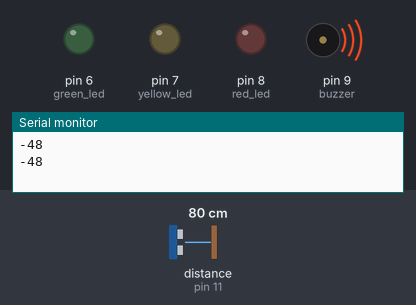
Recording of a sketch running on a simulated Arduino Uno, built with avr-gcc and run on an emulated ATmega328P. On the bench: output pins drawn as LEDs (lit = HIGH), buzzer (waves = sounding, pin HIGH), the last lines printed to the serial monitor. Wiring (inferred from the names in the program): ultrasonic range finder: trigger pin 12; echo pin 11. Inputs (shaded band) come from the test bench; at power-on: distance to the obstacle (sensor on pin 11) 80 cm. The echo pulse lasts 58.3 µs per cm; the modem accepts every AT command (registered, SIM ready, sends succeed) and sends nothing else; pins used as bus, display or sensor lines are not drawn.

Above: at 6.8 s.
6.9 s: distance to the obstacle (sensor on pin 11) set to 18 cm
At 7.8 s:
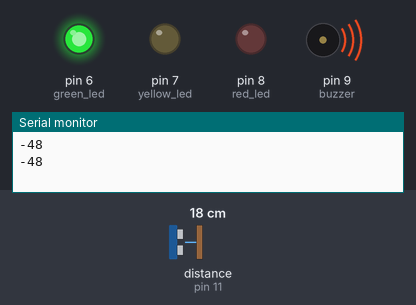
14.2 s: distance to the obstacle (sensor on pin 11) set to 14 cm
At 19.4 s:
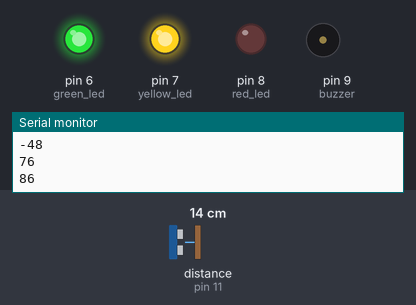
25.5 s: distance to the obstacle (sensor on pin 11) set to 11 cm
32.2 s: distance to the obstacle (sensor on pin 11) set to 8 cm
At 35.7 s:
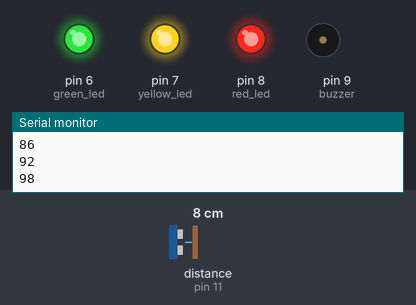
Timing chart, 0 to 37.2 s (numbered marks = the images above; inputs shaded):
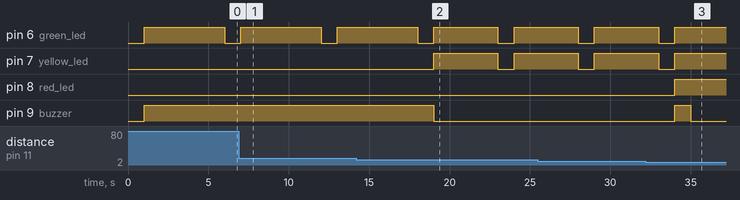

The sketch:

water_level_Project.ino
```cpp
#include <SoftwareSerial.h>
int trig = 12;
int echo = 11;
int green_led = 6;
int yellow_led = 7;
int red_led = 8;
int pump = 5;
int buzzer = 9;
SoftwareSerial serialSIM800(3,2);

void setup()
{
  Serial.begin(9600);
  serialSIM800.begin(9600);
  pinMode(trig, OUTPUT);
  pinMode(echo, INPUT);
pinMode(green_led,OUTPUT);
pinMode(yellow_led,OUTPUT);
pinMode(red_led,OUTPUT);
pinMode(buzzer,OUTPUT);

}

void loop()
{
  long t = 0, h = 0, hp = 0;

  // Transmitting pulse
  digitalWrite(trig, LOW);
  delayMicroseconds(2);
  digitalWrite(trig, HIGH);
  delayMicroseconds(10);
  digitalWrite(trig, LOW);

  // Waiting for pulse
  t = pulseIn(echo, HIGH);
  digitalWrite(green_led,LOW);
digitalWrite(yellow_led,LOW);
digitalWrite(red_led,LOW);
digitalWrite(pump,LOW);
  // Calculating distance
  h = t / 58;

  h = h - 6;  // offset correction
  h = 50 - h;  // water height, 0 - 50 cm

  hp = 2 * h;  // distance in %, 0-100 %

  // Sending to computer
  Serial.print(hp);
  // Serial.print(" cm\n");
  Serial.print("\n");

  delay(1000);

if(hp <= 80)
{
  digitalWrite(green_led,HIGH);
digitalWrite(yellow_led,LOW);
digitalWrite(red_led,LOW);
digitalWrite(pump,HIGH);
//  delay(2000);
digitalWrite(buzzer,HIGH);
delay(5000);

  }
if(hp>=81 && hp <= 95)
{
   digitalWrite(green_led,HIGH);
digitalWrite(yellow_led,HIGH);
digitalWrite(red_led,LOW);
 digitalWrite(buzzer,LOW);
digitalWrite(pump,HIGH);
 delay(4000);

  }
if(hp>=95)
{
  digitalWrite(green_led,HIGH);
digitalWrite(yellow_led,HIGH);
digitalWrite(red_led,HIGH);
digitalWrite(buzzer,HIGH);
delay(1000);
digitalWrite(buzzer,LOW);

serialSIM800.write("AT+CMGF=1\r\n");
delay(400);
serialSIM800.write("AT+CMGS=\"enter your number\"\r\n");
delay(400);
serialSIM800.println("The Tank is Full");
delay(400);
serialSIM800.write(0X1A);
delay(400);

  digitalWrite(pump,LOW);
  delay(60000);

 //digitalWrite(pump,LOW);
  delay(2000);
  }


}
```

Measured:
- the behaviour switches between 16 and 15 cm on distance to the obstacle (sensor on pin 11) (found by bisection; images 1 and 2)
- the behaviour switches between 10 and 9 cm on distance to the obstacle (sensor on pin 11) (found by bisection; images 2 and 3)
- after the input at 14.2 s, pin 7 (yellow_led): LOW → HIGH after 4.8 s, → LOW 4.0 s later, → HIGH 1.0 s later; pin 9 (buzzer): HIGH → LOW after 4.8 s
- after the input at 32.2 s, pin 6 (green_led), pin 7 (yellow_led): goes on until 34.0 s, then stays HIGH; pin 8 (red_led): LOW → HIGH after 1.8 s; pin 9 (buzzer): LOW → HIGH after 1.8 s, → LOW 1.0 s later
- by itself, pin 6 (green_led): alternates HIGH for 4.0 s and LOW for 1.0 s
